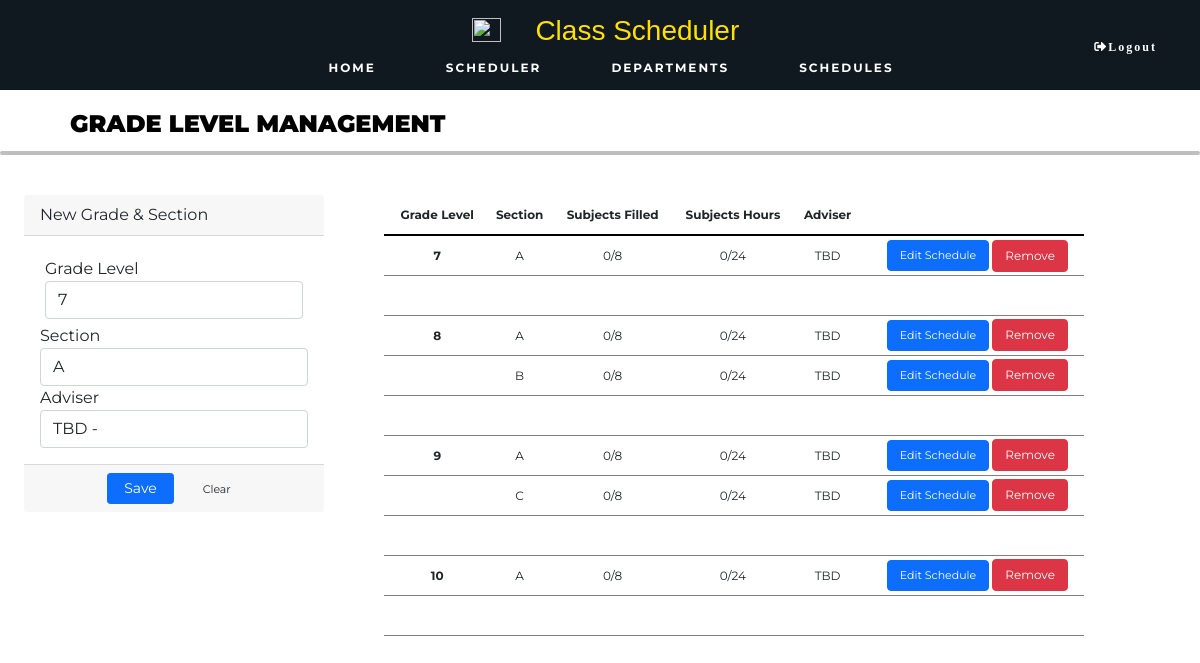
Page /schedules.php on the committed database.
### tables this page shows
CREATE TABLE IF NOT EXISTS `grade_level` (
  `id` int NOT NULL AUTO_INCREMENT,
  `adviser_id` int DEFAULT NULL,
  `grade` varchar(32) NOT NULL,
  `section` varchar(32) NOT NULL,
  PRIMARY KEY (`grade`,`section`),
  UNIQUE KEY `id` (`id`),
  KEY `adviser` (`adviser_id`)
);

### schedules.php (called while the page is built, shortened)
<?php
try {
    include __DIR__ . './includes/connection/DatabaseConnect.php';
    include __DIR__ . './includes/connection/DatabaseFunctions.php';
    include __DIR__ . './includes/templates/schedules.html.php';
} catch (PDOException $e) {
    include __DIR__ . './includes/connection/displayError.php';
}
include __DIR__ . './includes/templates/layout.html.php';
?>

### includes/connection/DatabaseFunctions.php (called while the page is built, shortened)
<?php
function retrieveAll($pdo, $table) {
    $result = query($pdo, 'SELECT * FROM `' . $table . '`');
    return $result->fetchAll();
}
function retrieveAllId($pdo, $table, $primaryKey, $value) {
    $query = 'SELECT * FROM `' . $table . '`
              WHERE `' . $primaryKey . '` = :value';
    $parameters = [
        'value' => $value
    ];
    $query = query($pdo, $query, $parameters);
    return $query->fetchAll();
}
function query($pdo, $sql, $parameters = []) {
    $query = $pdo->prepare($sql);
    $query->execute($parameters);
    return $query;
}
?>

### includes/templates/schedules.html.php (the view)
<link rel="stylesheet" href="./includes/templates/css/schedules.css">
<?php
$output = '
<div class="set">
    <h2><b>GRADE LEVEL MANAGEMENT</b></h2> <hr>
</div>
<div class="schedules_container">
    <div class="card" style="display:inline-block; border:none;height:50%; width: 25%; margin-left: 2%; margin-top: 2%;">
        <div class="card-header">
                New Grade & Section
        </div>
        <form action="schedules.php" method="post">
            <div class="card-body">
                <div class="form-group" style="margin:5px;">
                    <label class="control-label">Grade Level</label>
                    <select class="form-control" name="grade">
                        <option value="7">7</option>
                        <option value="8">8</option>
                        <option value="9">9</option>
                        <option value="10">10</option>
                    </select>
                </div>
                <div class="form-group">
                    <label class="control-label">Section</label>
                    <select class="form-control" name="section">
                        <option value="A">A</option>
                        <option value="B">B</option>
                        <option value="C">C</option>
                        <option value="D">D</option>
                        <option value="E">E</option>
                        <option value="F">F</option>
                        <option value="G">G</option>
                        <option value="H">H</option>
                    </select>
                </div>
';
$allTeachers = retrieveAll($pdo, 'teacher');
$output .= '
                <div class="form-group">
                    <label class="control-label">Adviser</label>
                    <select class="form-control" name="adviser">
';
                foreach($allTeachers as $row) {
$output .= '
                    <option value="'.$row['id'].'">
                    '.$row['firstName'].' '.$row['lastName'].
                    '</option>
';
                }
$output .= '
                    </select>
                </div>
            </div>
            <div class="card-footer">
                <div class="row">
                    <div class="col-md-12">
                        <button class="btn btn-sm btn-primary col-sm-3 offset-md-3" name="newEntry" value="newEntry"> Save</button>
                        <button class="btn btn-sm btn-default col-sm-3" type="button" onclick="_reset()"> Clear</button>
                    </div>
                </div>
            </div>
        </form>
    </div>
    <div class="table" style="display:inline-block; width:62%; margin: 2% 2% 10% 5%;" >
    <table>
        <thead style="border-bottom: solid #000;border-bottom-width: 2px;">
            <tr>
                <th style="text-align: center;">Grade Level</th>
                <th style="text-align: center;">Section</th>
                <th style="text-align: center;">Subjects Filled</th>
                <th style="text-align: center;">Subjects Hours</th>
                <th style="text-align: center;">Adviser</th>
                <th style="text-align: center;"> </th>
            </tr>
        </thead>
        <tbody>
';
        for ($i = 7; $i <= 10; $i++) {
            $output .= '
            <tr>
                <td><b>'.$i.'</b></td>
            ';
            $allLevels = retrieveAllId($pdo, 'grade_level', 'grade', $i);
            foreach($allLevels as $row) {
                $adviser = retrieveId($pdo, 'teacher', 'id', $row['adviser_id']);
                $output .= '
                <td>'.$row['section'].'</td>
                <td>0/8</td>
                <td>0/24</td> ';
                if(isset($adviser['adviser_id']))
                    $output .= '<td>'.$adviser['firstName']. ' '.$adviser['lastName'].'</td>';
                else
                    $output .= '<td>TBD</td>';
                $output .= '
                <td>
                    <link><a href="scheduler.php" target="_blank"><button type="button" class="btn btn-primary">Edit Schedule</button></a></link>
                    <form action="schedules.php" method="post" style="display: inline;margin:0; padding:0">
						<input type="hidden" name="id" value="'.$row['id'].'">
						<button type="submit" class="btn btn-danger" name="deleteEntry" value="deleteEntry" style="font-size: 12px;">Remove</button>
					</form>
                </td>
            </tr>
            <tr>
                <td></td>
                ';
            }
        }
$output.= '
        </tbody>
    </table>
    </div>
</div>
';
?>

### includes/templates/css/schedules.css (style rules this page uses)
.set { color: black; background: white; outline-color: black; border-radius: 4px; }
.set h2 { font-family: Helvetica, sans-serif; padding: 10px; font-weight: bold; font-size: 24px; margin-left: 5%; margin-top: 10px; }
.set hr { border: 2px solid black; margin-top: -5px; border-radius: 5px; }
.schedules_container { width: 100%; height: 100%; display: flex; }
table { width: 700px; font-size: 12px; }
thead, tr, th { height: 40px; text-align: right; padding-left: 10px; }
tbody, tr, td { text-align: left; padding-left: 10px; }
td { text-align-last: center; }
button[type="button"] { font-size: 11px; cursor: pointer; margin-left: 5px; }

### includes/templates/css/style.css (style rules this page uses)
* { font-family: 'Montserrat', sans-serif; scroll-behavior: smooth; }
body { width: 100vw; height: 100vh; padding: 0; margin: 0; }

### rows in the picture
grade_level: section "A"
grade_level: section "A"
grade_level: section "B"
grade_level: section "A"
grade_level: section "C"
grade_level: section "A"

### other values in the picture
form field adviser "TBD -"
